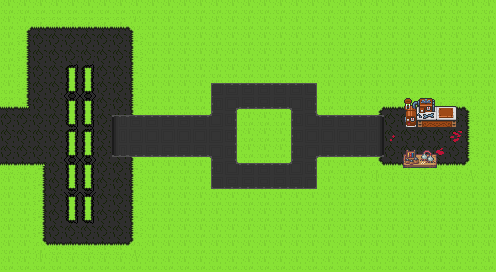

Tiled map render using the project's own tile images. Description and the map definition, with tile-layer contents summarised, below:
An orthogonal 31x17 tile map with 16x16 px tiles, 5 tile layers (Collision, Background, Clutter, Walls, ...), 4 tilesets and 16 objects.

<map version="1.10" tiledversion="1.11.2" orientation="orthogonal" renderorder="right-down" width="31" height="17" tilewidth="16" tileheight="16" infinite="0" nextlayerid="10" nextobjectid="99">
 <editorsettings>
  <export target="wastetown..tmx" format="tmx" />
 </editorsettings>
 <properties>
  <property name="dungeonEffect" value="{&quot;startBattleWithCard&quot;: [ &quot;Phyrexian Arena&quot;, &quot;Body Snatcher&quot; ]}" />
 </properties>
 <tileset firstgid="1" source="../../../../common/maps/tileset/main.tsx" />
 <tileset firstgid="10113" source="../../../../common/maps/tileset/buildings.tsx" />
 <tileset firstgid="11905" source="../../../../common/maps/tileset/phyrexia/DrossPitTiles.tsx" />
 <tileset firstgid="12004" source="../../../../common/maps/tileset/dungeon/dungeon_bis.tsx" />
 <layer id="6" name="Collision" width="31" height="17">
  <data>[527 cells, 259 non-empty, 14 distinct tile ids]</data>
 </layer>
 <layer id="1" name="Background" width="31" height="17">
  <data>[527 cells, 510 non-empty, 4 distinct tile ids]</data>
 </layer>
 <layer id="3" name="Clutter" width="31" height="17">
  <properties>
   <property name="spriteLayer" type="bool" value="true" />
  </properties>
  <data>[527 cells, 446 non-empty, 17 distinct tile ids]</data>
 </layer>
 <layer id="2" name="Walls" width="31" height="17">
  <properties>
   <property name="spriteLayer" type="bool" value="true" />
  </properties>
  <data>[527 cells, 82 non-empty, 21 distinct tile ids]</data>
 </layer>
 <layer id="8" name="Archway" width="31" height="17">
  <data>[527 cells, 16 non-empty, 16 distinct tile ids]</data>
 </layer>
 <objectgroup id="4" name="Objects">
  <object id="38" template="../../../../common/maps/obj/entry_left.tx" x="2.20687" y="180" width="11.6667" height="80" />
  <object id="48" template="../../obj/treasure.tx" x="405.739" y="148.141">
   <properties>
    <property name="reward">[{
  "type": "randomCard",
  "rarity": [ "rare", "mythic rare" ],
  "count": 4,
  "subTypes": [ "Phyrexian" ]
}]</property>
   </properties>
  </object>
  <object id="50" template="../../../../common/maps/obj/enemy.tx" x="105.485" y="203.658">
   <properties>
    <property name="defeatDialog">[
   {
   "action": [
      {"advanceMapFlag":"enemiesDefeated"},
      {"deleteMapObject": -1}
    ]
   }
]</property>
    <property name="enemy" value="Greven" />
    <property name="speedModifier" type="float" value="20" />
    <property name="threatRange" value="10" />
   </properties>
  </object>
  <object id="54" template="../../../../common/maps/obj/enemy.tx" x="379.674" y="143.847">
   <properties>
    <property name="defeatDialog">[
   {
   "action": [
      {"advanceMapFlag":"enemiesDefeated"},
      {"deleteMapObject": -1}
    ]
   }
]</property>
    <property name="effect" value="{&quot;startBattleWithCard&quot;: [&quot;Urborg, Tomb of Yawgmoth&quot;, &quot;Gift of Compleation&quot;, &quot;No Mercy&quot;, &quot;Bonehoard|MBS&quot;]}" />
    <property name="enemy" value="Yawgmoth" />
    <property name="spawn.Easy" type="bool" value="false" />
    <property name="spawn.Normal" type="bool" value="false" />
    <property name="speedModifier" type="float" value="30" />
    <property name="threatRange" value="10" />
    <property name="waypoints" value="" />
   </properties>
  </object>
  <object id="85" template="../../../../common/maps/obj/enemy.tx" x="325.75" y="142.25">
   <properties>
    <property name="defeatDialog">[
   {
   "action": [
      {"advanceMapFlag":"enemiesDefeated"},
      {"deleteMapObject": -1}
    ]
   }
]</property>
    <property name="effect" value="{&quot;startBattleWithCard&quot;: [&quot;Gixian Recycler|YBRO&quot;, &quot;Painful Quandry|BRO&quot;]}" />
    <property name="enemy" value="Gix" />
    <property name="spawn.Easy" type="bool" value="false" />
    <property name="spawn.Normal" type="bool" value="false" />
    <property name="speedModifier" type="float" value="20" />
    <property name="threatRange" value="10" />
   </properties>
  </object>
  <object id="86" template="../../../../common/maps/obj/enemy.tx" x="165" y="145.083">
   <properties>
    <property name="defeatDialog">[
   {
   "action": [
      {"advanceMapFlag":"enemiesDefeated"},
      {"deleteMapObject": -1}
    ]
   }
]</property>
    <property name="enemy" value="Tsabo Tavoc" />
    <property name="speedModifier" type="float" value="20" />
    <property name="threatRange" value="10" />
   </properties>
  </object>
  <object id="89" template="../../../../common/maps/obj/enemy.tx" x="107.417" y="85.5">
   <properties>
    <property name="defeatDialog">[
   {
   "action": [
      {"advanceMapFlag":"enemiesDefeated"},
      {"deleteMapObject": -1}
    ]
   }
]</property>
    <property name="enemy" value="Ertai" />
    <property name="speedModifier" type="float" value="20" />
    <property name="threatRange" value="10" />
   </properties>
  </object>
  <object id="90" template="../../../../common/maps/obj/dialog.tx" x="25.6667" y="158.583" width="13" height="47" rotation="0">
   <properties>
    <property name="dialog">[
{
   "text": "You immediately begin to choke on noxious fumes before getting off a simple spell to stabilize your air supply. The horrific place ahead seems to be formed from living metal. Between the overwhelming smell of oil and sense of hatred in the air, this place could only have one origin - Phyrexia.
Your manasight stone glows, sensing the power of the legends here.",
   "options": [{"name": "(Continue)"}],
   "action": [{"deleteMapObject":-1}]
}
]</property>
   </properties>
  </object>
  <object id="91" template="../../../../common/maps/obj/dialog.tx" x="346.5" y="148.917" width="27" height="26.8333" rotation="0">
   <properties>
    <property name="dialog">[
{
   "text": "Countless legends speak of the sheer horror that was Yawgmoth, the Father of Machines. The man standing in front of you seems only human, but there is a subtle darkness about him that belies his fairly innocent appearance. This must be him from long in the past, before his ascension to dark godhood.",
   "options": [{"name": "(Continue)"}],
   "action": [{"deleteMapObject":-1}]
}
]</property>
   </properties>
  </object>
  <object id="92" template="../../../../common/maps/obj/dialog.tx" x="291.667" y="154.917" width="26" height="37.3333" rotation="0">
   <properties>
    <property name="dialog">[
{
   "text": "A near-skeletal figure fused with machinery gazes at you with utter disdain.
'You are far from fit to see the Father of Machines. You will be dismantled, so your pieces may serve Phyrexia.'",
   "options": [{"name": "(Continue)"}],
   "action": [{"deleteMapObject":-1}]
}
]</property>
   </properties>
  </object>
  <object id="93" template="../../obj/treasure.tx" x="426" y="147.5">
   <properties>
    <property name="reward">[{
  "type": "randomCard",
  "rarity": [ "rare", "mythic rare" ],
  "count": 4,
  "cardText": "destroy|sacrifice" 
}]</property>
   </properties>
  </object>
  <object id="94" template="../../../../common/maps/obj/collision.tx" x="65.1968" y="63.5215" width="32.7296" height="157.59" />
  </objectgroup>
</map>
<!-- 4 of 16 objects omitted -->
